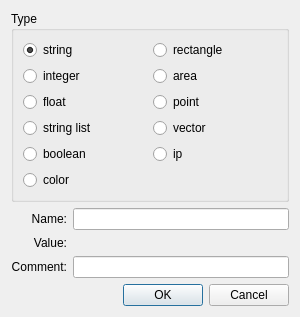
<?xml version="1.0" encoding="UTF-8"?>
<ui version="4.0">
 <class>QPIConfigNewDialog</class>
 <widget class="QDialog" name="QPIConfigNewDialog">
  <property name="geometry">
   <rect>
    <x>0</x>
    <y>0</y>
    <width>300</width>
    <height>316</height>
   </rect>
  </property>
  <property name="minimumSize">
   <size>
    <width>300</width>
    <height>0</height>
   </size>
  </property>
  <property name="windowTitle">
   <string>Dialog</string>
  </property>
  <layout class="QGridLayout" name="gridLayout_2">
   <item row="0" column="0" colspan="2">
    <widget class="QGroupBox" name="groupType">
     <property name="title">
      <string>Type</string>
     </property>
     <layout class="QGridLayout" name="gridLayout">
      <item row="0" column="0">
       <widget class="QRadioButton" name="radioType_0">
        <property name="text">
         <string>string</string>
        </property>
        <property name="checked">
         <bool>true</bool>
        </property>
        <property name="type" stdset="0">
         <string>s</string>
        </property>
       </widget>
      </item>
      <item row="1" column="0">
       <widget class="QRadioButton" name="radioType_1">
        <property name="text">
         <string>integer</string>
        </property>
        <property name="type" stdset="0">
         <string>n</string>
        </property>
       </widget>
      </item>
      <item row="2" column="0">
       <widget class="QRadioButton" name="radioType_2">
        <property name="text">
         <string>float</string>
        </property>
        <property name="type" stdset="0">
         <string>f</string>
        </property>
       </widget>
      </item>
      <item row="3" column="0">
       <widget class="QRadioButton" name="radioType_3">
        <property name="text">
         <string>string list</string>
        </property>
        <property name="type" stdset="0">
         <string>l</string>
        </property>
       </widget>
      </item>
      <item row="4" column="0">
       <widget class="QRadioButton" name="radioType_4">
        <property name="text">
         <string>boolean</string>
        </property>
        <property name="type" stdset="0">
         <string>b</string>
        </property>
       </widget>
      </item>
      <item row="5" column="0">
       <widget class="QRadioButton" name="radioType_5">
        <property name="text">
         <string>color</string>
        </property>
        <property name="type" stdset="0">
         <string>c</string>
        </property>
       </widget>
      </item>
      <item row="0" column="1">
       <widget class="QRadioButton" name="radioType_6">
        <property name="text">
         <string>rectangle</string>
        </property>
        <property name="type" stdset="0">
         <string>r</string>
        </property>
       </widget>
      </item>
      <item row="1" column="1">
       <widget class="QRadioButton" name="radioType_7">
        <property name="text">
         <string>area</string>
        </property>
        <property name="type" stdset="0">
         <string>a</string>
        </property>
       </widget>
      </item>
      <item row="2" column="1">
       <widget class="QRadioButton" name="radioType_8">
        <property name="text">
         <string>point</string>
        </property>
        <property name="type" stdset="0">
         <string>p</string>
        </property>
       </widget>
      </item>
      <item row="3" column="1">
       <widget class="QRadioButton" name="radioType_9">
        <property name="text">
         <string>vector</string>
        </property>
        <property name="type" stdset="0">
         <string>v</string>
        </property>
       </widget>
      </item>
      <item row="4" column="1">
       <widget class="QRadioButton" name="radioType_10">
        <property name="text">
         <string>ip</string>
        </property>
        <property name="type" stdset="0">
         <string>i</string>
        </property>
       </widget>
      </item>
     </layout>
    </widget>
   </item>
   <item row="1" column="0">
    <widget class="QLabel" name="label_2">
     <property name="text">
      <string>Name:</string>
     </property>
     <property name="alignment">
      <set>Qt::AlignRight|Qt::AlignTrailing|Qt::AlignVCenter</set>
     </property>
    </widget>
   </item>
   <item row="1" column="1">
    <widget class="QLineEdit" name="lineName"/>
   </item>
   <item row="6" column="0" colspan="2">
    <widget class="QDialogButtonBox" name="buttonBox">
     <property name="standardButtons">
      <set>QDialogButtonBox::Cancel|QDialogButtonBox::Ok</set>
     </property>
    </widget>
   </item>
   <item row="5" column="0" colspan="2">
    <spacer name="verticalSpacer">
     <property name="orientation">
      <enum>Qt::Vertical</enum>
     </property>
     <property name="sizeHint" stdset="0">
      <size>
       <width>20</width>
       <height>1</height>
      </size>
     </property>
    </spacer>
   </item>
   <item row="4" column="0">
    <widget class="QLabel" name="labelComment">
     <property name="text">
      <string>Comment:</string>
     </property>
     <property name="alignment">
      <set>Qt::AlignRight|Qt::AlignTrailing|Qt::AlignVCenter</set>
     </property>
    </widget>
   </item>
   <item row="2" column="0">
    <widget class="QLabel" name="labelValue">
     <property name="text">
      <string>Value:</string>
     </property>
     <property name="alignment">
      <set>Qt::AlignRight|Qt::AlignTrailing|Qt::AlignVCenter</set>
     </property>
    </widget>
   </item>
   <item row="4" column="1">
    <widget class="QLineEdit" name="lineComment"/>
   </item>
   <item row="2" column="1">
    <widget class="ConfigValueWidget" name="widgetValue" native="true"/>
   </item>
  </layout>
 </widget>
 <customwidgets>
  <customwidget>
   <class>ConfigValueWidget</class>
   <extends>QWidget</extends>
   <header>qpiconfigvaluewidget.h</header>
   <container>1</container>
  </customwidget>
 </customwidgets>
 <tabstops>
  <tabstop>lineName</tabstop>
  <tabstop>buttonBox</tabstop>
 </tabstops>
 <resources/>
 <connections>
  <connection>
   <sender>buttonBox</sender>
   <signal>accepted()</signal>
   <receiver>QPIConfigNewDialog</receiver>
   <slot>accept()</slot>
   <hints>
    <hint type="sourcelabel">
     <x>126</x>
     <y>326</y>
    </hint>
    <hint type="destinationlabel">
     <x>110</x>
     <y>231</y>
    </hint>
   </hints>
  </connection>
  <connection>
   <sender>buttonBox</sender>
   <signal>rejected()</signal>
   <receiver>QPIConfigNewDialog</receiver>
   <slot>reject()</slot>
   <hints>
    <hint type="sourcelabel">
     <x>169</x>
     <y>326</y>
    </hint>
    <hint type="destinationlabel">
     <x>149</x>
     <y>232</y>
    </hint>
   </hints>
  </connection>
  <connection>
   <sender>radioType_0</sender>
   <signal>clicked()</signal>
   <receiver>QPIConfigNewDialog</receiver>
   <slot>typeChanged()</slot>
   <hints>
    <hint type="sourcelabel">
     <x>33</x>
     <y>70</y>
    </hint>
    <hint type="destinationlabel">
     <x>1</x>
     <y>61</y>
    </hint>
   </hints>
  </connection>
  <connection>
   <sender>radioType_1</sender>
   <signal>clicked()</signal>
   <receiver>QPIConfigNewDialog</receiver>
   <slot>typeChanged()</slot>
   <hints>
    <hint type="sourcelabel">
     <x>25</x>
     <y>88</y>
    </hint>
    <hint type="destinationlabel">
     <x>-1</x>
     <y>99</y>
    </hint>
   </hints>
  </connection>
  <connection>
   <sender>radioType_2</sender>
   <signal>clicked()</signal>
   <receiver>QPIConfigNewDialog</receiver>
   <slot>typeChanged()</slot>
   <hints>
    <hint type="sourcelabel">
     <x>17</x>
     <y>119</y>
    </hint>
    <hint type="destinationlabel">
     <x>2</x>
     <y>130</y>
    </hint>
   </hints>
  </connection>
  <connection>
   <sender>radioType_3</sender>
   <signal>clicked()</signal>
   <receiver>QPIConfigNewDialog</receiver>
   <slot>typeChanged()</slot>
   <hints>
    <hint type="sourcelabel">
     <x>26</x>
     <y>143</y>
    </hint>
    <hint type="destinationlabel">
     <x>0</x>
     <y>165</y>
    </hint>
   </hints>
  </connection>
  <connection>
   <sender>radioType_4</sender>
   <signal>clicked()</signal>
   <receiver>QPIConfigNewDialog</receiver>
   <slot>typeChanged()</slot>
   <hints>
    <hint type="sourcelabel">
     <x>50</x>
     <y>170</y>
    </hint>
    <hint type="destinationlabel">
     <x>2</x>
     <y>195</y>
    </hint>
   </hints>
  </connection>
  <connection>
   <sender>radioType_5</sender>
   <signal>clicked()</signal>
   <receiver>QPIConfigNewDialog</receiver>
   <slot>typeChanged()</slot>
   <hints>
    <hint type="sourcelabel">
     <x>243</x>
     <y>37</y>
    </hint>
    <hint type="destinationlabel">
     <x>312</x>
     <y>10</y>
    </hint>
   </hints>
  </connection>
  <connection>
   <sender>radioType_6</sender>
   <signal>clicked()</signal>
   <receiver>QPIConfigNewDialog</receiver>
   <slot>typeChanged()</slot>
   <hints>
    <hint type="sourcelabel">
     <x>275</x>
     <y>67</y>
    </hint>
    <hint type="destinationlabel">
     <x>315</x>
     <y>40</y>
    </hint>
   </hints>
  </connection>
  <connection>
   <sender>radioType_7</sender>
   <signal>clicked()</signal>
   <receiver>QPIConfigNewDialog</receiver>
   <slot>typeChanged()</slot>
   <hints>
    <hint type="sourcelabel">
     <x>262</x>
     <y>95</y>
    </hint>
    <hint type="destinationlabel">
     <x>311</x>
     <y>72</y>
    </hint>
   </hints>
  </connection>
  <connection>
   <sender>radioType_8</sender>
   <signal>clicked()</signal>
   <receiver>QPIConfigNewDialog</receiver>
   <slot>typeChanged()</slot>
   <hints>
    <hint type="sourcelabel">
     <x>250</x>
     <y>113</y>
    </hint>
    <hint type="destinationlabel">
     <x>313</x>
     <y>104</y>
    </hint>
   </hints>
  </connection>
  <connection>
   <sender>radioType_9</sender>
   <signal>clicked()</signal>
   <receiver>QPIConfigNewDialog</receiver>
   <slot>typeChanged()</slot>
   <hints>
    <hint type="sourcelabel">
     <x>286</x>
     <y>145</y>
    </hint>
    <hint type="destinationlabel">
     <x>311</x>
     <y>138</y>
    </hint>
   </hints>
  </connection>
  <connection>
   <sender>radioType_10</sender>
   <signal>clicked()</signal>
   <receiver>QPIConfigNewDialog</receiver>
   <slot>typeChanged()</slot>
   <hints>
    <hint type="sourcelabel">
     <x>273</x>
     <y>168</y>
    </hint>
    <hint type="destinationlabel">
     <x>312</x>
     <y>167</y>
    </hint>
   </hints>
  </connection>
 </connections>
 <slots>
  <slot>typeChanged()</slot>
 </slots>
</ui>
